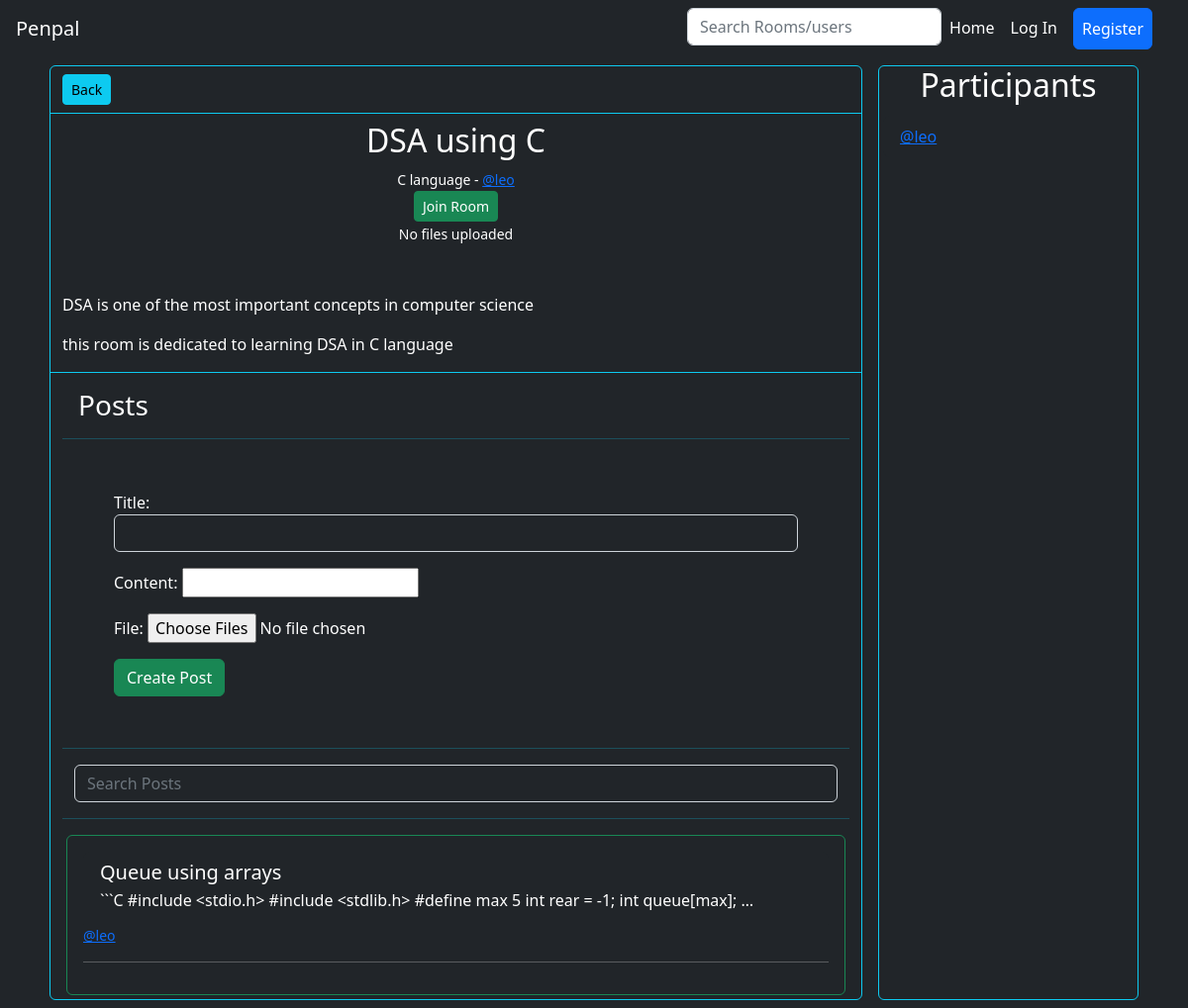
Before: /room/3 with the older database file.
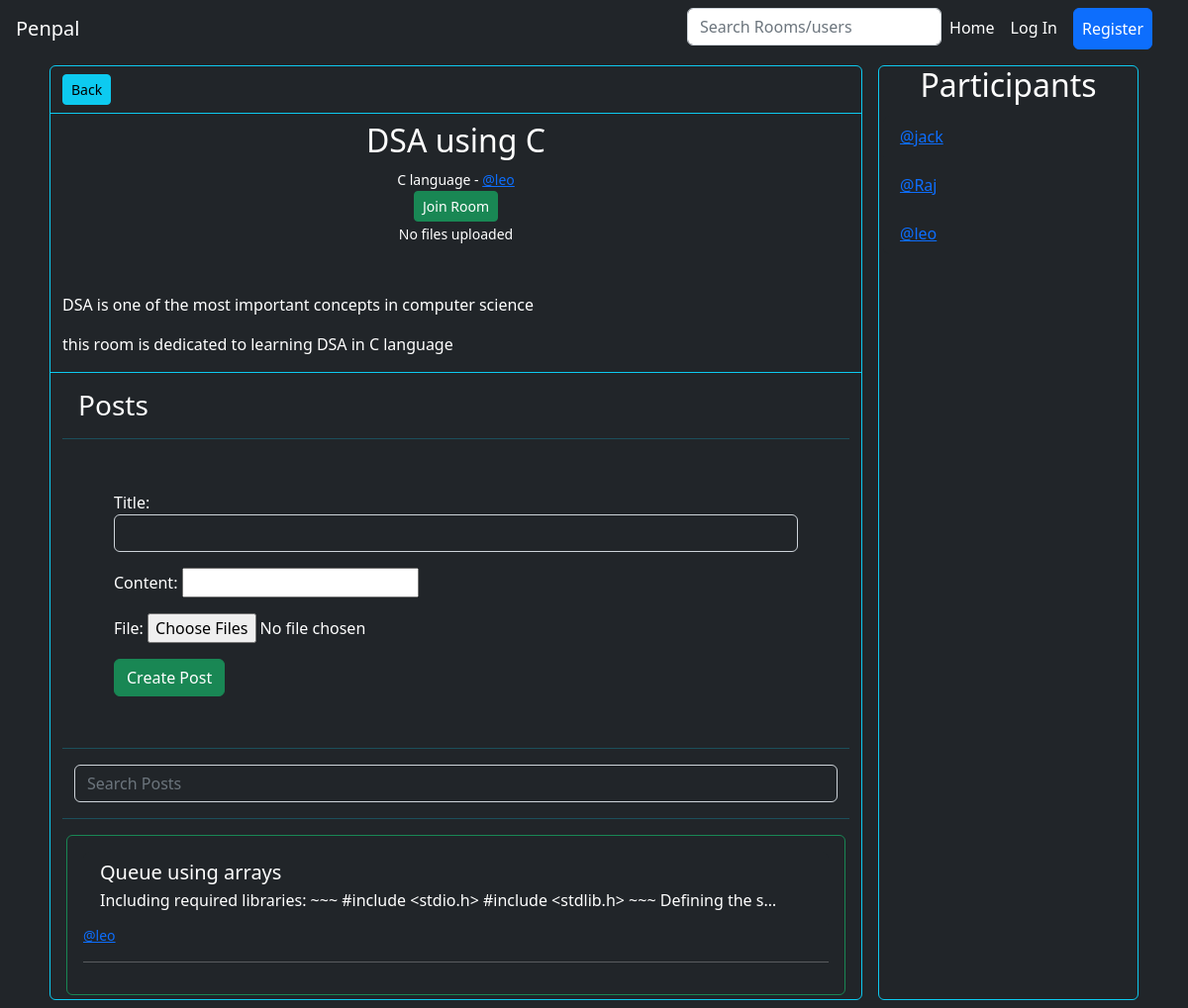
After: the same page with the newer database file.
### base/models.py (models this page shows, shortened)
class Post(models.Model):
    title = models.CharField(max_length=120)
    content = MarkdownField(rendered_field='content_rendered', validator=VALIDATOR_STANDARD)
    content_rendered = RenderedMarkdownField()
    creator = models.ForeignKey(Account,on_delete=models.CASCADE,related_name="user_posts")
    room = models.ForeignKey(Room,on_delete=models.CASCADE,related_name='room_posts')
    likes = models.ManyToManyField(Account,related_name='liked_posts')
    dislikes = models.ManyToManyField(Account,related_name='disliked_posts')
    bookmarks = models.ManyToManyField(Account,related_name='bookmarked_posts')
    pinned = models.BooleanField(default=False)
    created_at = models.DateTimeField(auto_now_add=True)
    updated_at = models.DateTimeField(auto_now=True)
    class Meta:
        ordering = ['pinned','-created_at']

### accounts/models.py (models this page shows, shortened)
class Account(AbstractBaseUser,PermissionsMixin):
    id = models.UUIDField(primary_key = True,default=uuid.uuid4,editable=False)
    Genders=[
        ("Male","Male"),
        ("Female","Female")
    ]
    email = models.EmailField(verbose_name="email", max_length=60, unique=True)
    username = models.CharField(max_length=30, unique=True)
    gender = models.CharField(max_length=7,choices=Genders,default = "Male")
    phone_num = PhoneNumberField(blank=True)
    current_residence = CountryField(null =True , blank = True)
    nationality = CountryField(null =True , blank = True)
    date_joined = models.DateTimeField(verbose_name="date joined", auto_now_add=True)
    last_login = models.DateTimeField(verbose_name="last login", auto_now=True)
    is_active = models.BooleanField(default=True)
    is_admin = models.BooleanField(default=False)
    is_staff = models.BooleanField(default=False)
    is_superuser = models.BooleanField(default=False)
    profile_image = models.URLField(default="https://www.freeiconspng.com/thumbs/account-icon/account-icon-33.png")
    USERNAME_FIELD = "email"
    REQUIRED_FIELDS = [
        'username',
    ]
    objects = MyAccountManager()
    class Meta:
        unique_together = ('username','email')
    def __str__(self):
        return f"<a href='/accounts/{self.id}'>@{self.username}</a>"

### base/views.py (the view)
# urls.py: path('room/<int:roomid>',view_room,name='view_room'),
def view_room(request, roomid):
    context = {}
    room = Room.objects.get(id=roomid)
    context['room'] = room
    context['post_form'] = PostCreationForm()
    context['file_form'] = PostFileForm()
    if request.GET:
        p = request.GET.get('p')
        context['posts'] = room.room_posts.filter(title__icontains=p)
    else:
        context['posts'] = room.room_posts.all()
    context['joined'] = (request.user in room.participants.all())
    return render(request,"base/view_room.html",context)

### base/forms.py
class PostCreationForm(forms.ModelForm):
    class Meta:
        model = Post
        fields = ('title', 'content')
        widgets = {
            'title': forms.TextInput(attrs={'class':'form-control bg-dark text-white'}),
            'content': MDEWidget(attrs={'class':'bg-dark text-white form-control'}),
        }

class PostFileForm(forms.ModelForm):
    file = forms.FileField(required=False,widget=ClearableMultipleFileInput())
    class Meta:
        model = PostFile
        fields = ['file']

### base/models.py (called while the page is built)
    def __str__(self):
        return self.name

### base/widgets.py (called while the page is built)
    def is_initial(self, value):
        return bool(value)

### base/templates/base/view_room.html (shortened to what this page needs)
{% extends "layout.html" %}
{% block body %}
<div class="container" style="display: grid; grid-template-columns: 3fr 1fr;">
    <div class="border rounded border-info m-2">
        <div class="container mt-2 mb-2 border-bottom border-info pb-2">
            <a href="{% url 'index'%}?t={{room.topic.name}}" class="btn btn-info btn-sm">Back</a>
        </div>
        <div class="border-bottom border-info">
            <div class="text-center">
                <h2>{{room.name}}</h2>
                <small>{{room.topic}} - {{room.creator|safe}}</small>
                <div>
                    {% if not joined and not is_private%}
                    <a href="{% url 'join_room' room.id %}" class="btn btn-success btn-sm">Join Room</a>
                    {% endif %}
                </div>
            </div>
            <div class="text-center">
                {% for file in room.room_files.all %}
                <a href="{% url 'get_room_file' file.id %}">{{ file }}</a>
                {% empty %}
                <small>No files uploaded</small>
                {% endfor %}
            </div>
            <div class="container-fluid">
                <p class="text-center p-3">{{room.description_rendered | safe}}</p>
            </div>
        </div>
        <div class="text-white container">
            <h3 class="text-left m-3">Posts</h3>
            <hr class="text-info">
            {% include "base/create_post.html" %}
            <hr class="text-info">
        </div>
        <div class="container">
            <form class="container-fluid" action="{% url 'view_room' room.id %}">
                <input name="p" class="form-control bg-dark text-white m-auto" type="search" placeholder="Search Posts"
                    aria-label="Search">
            </form>
            <hr class="text-info">
            <div class="border rounded border-success list-group p-3 m-1">
                {% include "base/posts.html" %}
            </div>
        </div>
    </div>
    <div class="border rounded border-info m-2">
        <h2 class="text-center">Participants</h2>
        <ul class="list-group">
            {% for participant in room.participants.all %}
            <li class="list-group-item bg-dark m-1 text-white border-dark">{{participant | safe}}</li>
            {% endfor %}
        </ul>
    </div>
</div>
{% endblock %}

### base/templates/base/posts.html (shortened to what this page needs)
{% for post in posts %}
<a href="{% url 'view_post' post.id %}"
    class="list-group-item list-group-item-action flex-column align-items-start bg-dark text-white border-dark">
    <div class="d-flex w-100 justify-content-between">
        <h5 class="mb-1">{{ post.title }}</h5>
    </div>
    <p class="mb-1">{{post.content | truncatechars:100 }}</p>
    <small>{{post.creator |safe }}</small>
</a>
<hr>
{% empty %}
<h3>No posts here</h3>
{% endfor %}

Changed rows visible on the page:
changed Post "Queue using arrays": content "```C #include <stdio.h> #include <stdlib.h> #define max 5 int rear = -1; int queue[max]; …" → "Including required libraries: ~~~ #include <stdio.h> #include <stdlib.h> ~~~ Defining the s…"
now on this page (row edited): Account: id+username "@jack"
added Account: id+username "@Raj"
